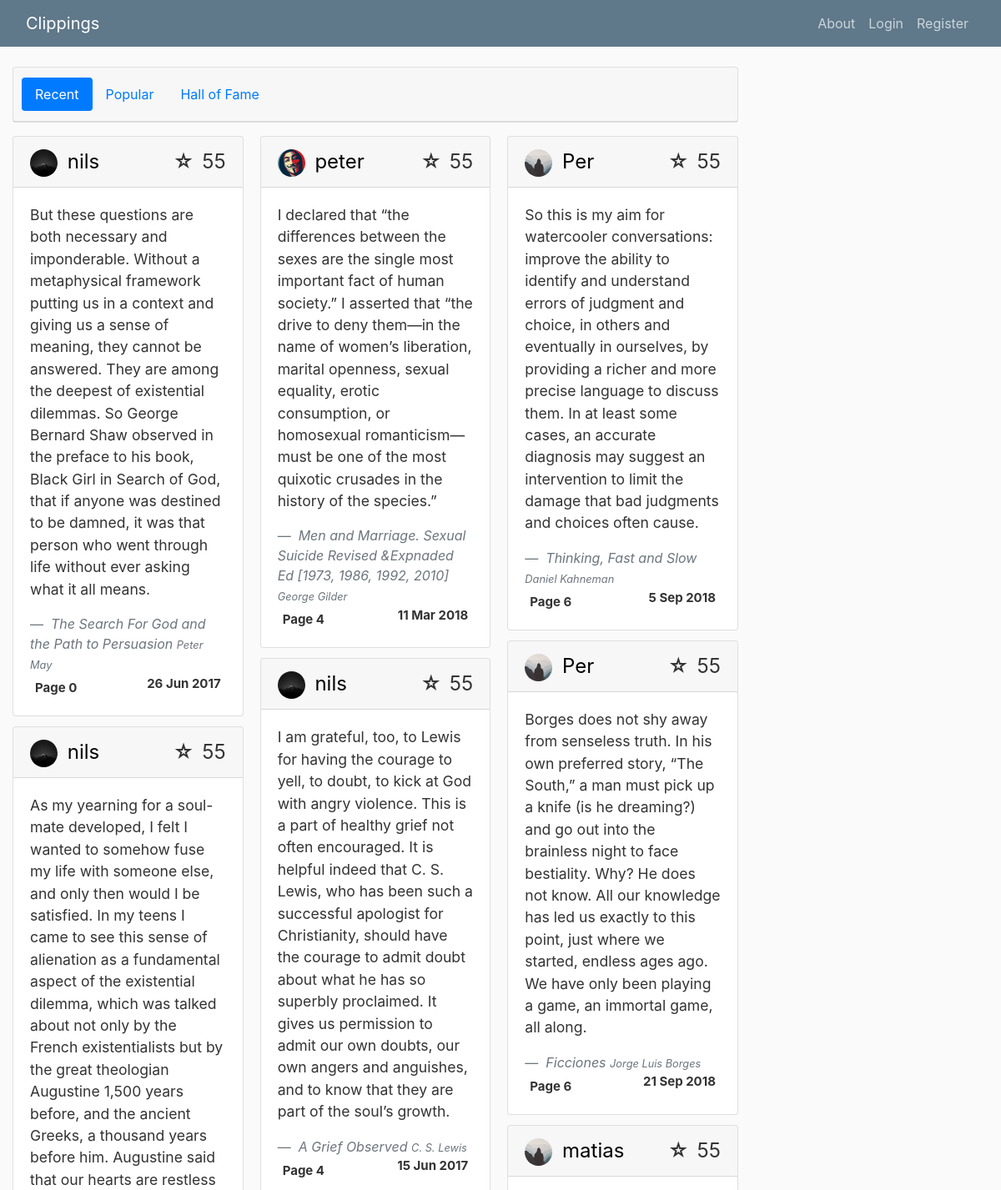
The app's page /discover (upper part) with its own data.
### clippings/models.py (models this page shows, shortened)
class Clip(db.Model):
    id = db.Column(db.Integer, primary_key=True)
    title = db.Column(db.String(400), nullable=False)
    author = db.Column(db.String(400), nullable=False)
    page = db.Column(db.Integer, nullable=False)
    location = db.Column(db.String(20), nullable=False)
    date = db.Column(db.DateTime, nullable=False, default=datetime.utcnow)
    clipping = db.Column(db.Text, nullable=False)
    is_favorite = db.Column(db.Boolean, default=False, nullable=False)
    user_id = db.Column(db.Integer, db.ForeignKey('user.id'), nullable=False)

class User(db.Model, UserMixin):
    id = db.Column(db.Integer, primary_key=True)
    username = db.Column(db.String(20), unique=True, nullable=False)
    email = db.Column(db.String(120), unique=True, nullable=False)
    image_file = db.Column(db.String(20), nullable=False, default='default.jpg')
    password = db.Column(db.String(60), nullable=False)
    posts = db.relationship('Post', backref='author', lazy=True)
    likes = db.relationship('Clip', secondary=likes, backref='liked_by', lazy=True)

### clippings/clips/routes.py (the view)
@clips.route("/discover", methods=['GET', 'POST'])
def discover():
    page = request.args.get('page', 1, type=int)
    sort_attribute = request.args.get('sort', 'last_active')
    reverse = request.args.get('reverse', 0, type=int)
    clips = Clip.query.order_by(Clip.page.asc()).paginate(per_page=70, page=page)
    users = []
    for clip in clips.items:
        user = User.query.get(clip.user_id)
        users.append(user)
    clips_users_zip = zip(clips.items,users)
    clips_users = list(clips_users_zip)
    users = User.query.order_by(User.username.asc())
    for user in users:
        clips_count = Clip.query.filter_by(user_id=user.id).count()
        books_count = Clip.query.filter_by(user_id=user.id).group_by(Clip.title).distinct(Clip.title).count()
        last_active = Clip.query.filter_by(user_id=user.id).order_by(Clip.date.desc()).first()
        timedelta = datetime.utcnow() - last_active.date
        user.clips_count = clips_count
        user.books_count = books_count
        user.last_active = timedelta.days
        user.followers = 2
    return render_template('discover.html.j2', clips_users=clips_users, clips=clips, users=users, sort_attribute=sort_attribute, reverse=reverse)

### clippings/templates/discover.html.j2 (shortened to what this page needs)
{% extends 'layout.html.j2' %}
{% block content %}
<div class="card text-center mb-3" style="min-width: 100%;">
    <div class="card-header navbar navbar-light ">
        <ul class="nav nav-pills card-header-pills">
        <li class="nav-item">
            <a class="nav-item nav-link active" nav-link active" href="#">Recent</a>
        </li>
        <li class="nav-item">
            <a class="nav-link" href="#">Popular</a>
        </li>
        <li class="nav-item">
            <a class="nav-link" href="#">Hall of Fame</a>
        </li>
        </ul>
    </div>
 </div>
 <div class="card-columns">
        {% for cu in clips_users %}
        <div class="card" style="">
                <div class="card-header">
                <a class="no-style" style="font-size:1.5rem;" href="{{url_for('clips.user_book', username=cu[1].username, title=cu[0].title)}}">
                    <img class="rounded-circle header-img" src="{{ url_for('static', filename='profile_pics/' + cu[1].image_file) }}">
                    <span>{{cu[1].username}}</span>
                </a>
                <span class="float-right" style="font-size:1.5rem;">55 </span>
                <span class="badge float-right" style="font-size:1.5rem;">&#x2606;</span>
                </div>
                <div class="card-body">
                    <blockquote class="blockquote mb-0">
                        <p style="font-size:1.1rem;">{{ cu[0].clipping }}</p>
                        <a class="no-style" href="{{url_for('clips.user_book', username=cu[1].username, title=cu[0].title)}}">
                            <footer class="blockquote-footer">
                                <cite>
                                {{ cu[0].title }}
                                    <small>{{ cu[0].author }}</small>
                                </cite>
                            </footer>
                        </a>
                            <div class="badge"> Page {{ cu[0].page }} </div>
                            <span class="badge float-right">{{ cu[0].date.strftime("%-d %b %Y") }}</span>
                    </blockquote>
                </div>
        </div>
        {% endfor %}
</div>
{% endblock content %}

### clippings/static/main.css (style rules this page uses)
body { background: #fafafa; color: #333333; margin-top: 5rem; }
.header-img { height: 33px; width: 33px; margin-right: 5px; }
.no-style:hover, .no-style:visited, .no-style:link, .no-style:active { color: black; text-decoration: none; }

### records on screen
Clip: image_file (picture), username "nils", clipping "But these questions are both necessary and imponderable. Without a metaphysical framework putting us in a context and giving us a sense of meaning, they cannot be answered. They are among the deepest of existential dilemmas. So George Bernard Shaw observed in the preface to his book, Black Girl in Search of God, that if anyone was destined to be damned, it was that person who went through life without ever asking what it all means.", title "The Search For God and the Path to Persuasion", author "Peter May", page "0", date "26 Jun 2017"
Clip: image_file (picture), username "nils"
Clip: image_file (picture), username "peter", clipping "I declared that “the differences between the sexes are the single most important fact of human society.” I asserted that “the drive to deny them—in the name of women’s liberation, marital openness, sexual equality, erotic consumption, or homosexual romanticism—must be one of the most quixotic crusades in the history of the species.”", title "Men and Marriage. Sexual Suicide Revised &Expnaded Ed [1973, 1986, 1992, 2010]", author "George Gilder", page "4", date "11 Mar 2018"
Clip: image_file (picture), username "nils", clipping "I am grateful, too, to Lewis for having the courage to yell, to doubt, to kick at God with angry violence. This is a part of healthy grief not often encouraged. It is helpful indeed that C. S. Lewis, who has been such a successful apologist for Christianity, should have the courage to admit doubt about what he has so superbly proclaimed. It gives us permission to admit our own doubts, our own angers and anguishes, and to know that they are part of the soul’s growth.", title "A Grief Observed", author "C. S. Lewis", page "4", date "15 Jun 2017"
Clip: image_file (placeholder picture), username "Per", clipping "So this is my aim for watercooler conversations: improve the ability to identify and understand errors of judgment and choice, in others and eventually in ourselves, by providing a richer and more precise language to discuss them. In at least some cases, an accurate diagnosis may suggest an intervention to limit the damage that bad judgments and choices often cause.", title "Thinking, Fast and Slow", author "Daniel Kahneman", page "6", date "5 Sep 2018"
Clip: image_file (placeholder picture), username "Per", clipping "Borges does not shy away from senseless truth. In his own preferred story, “The South,” a man must pick up a knife (is he dreaming?) and go out into the brainless night to face bestiality. Why? He does not know. All our knowledge has led us exactly to this point, just where we started, endless ages ago. We have only been playing a game, an immortal game, all along.", title "Ficciones", author "Jorge Luis Borges", page "6", date "21 Sep 2018"
Clip: image_file (placeholder picture), username "matias"
